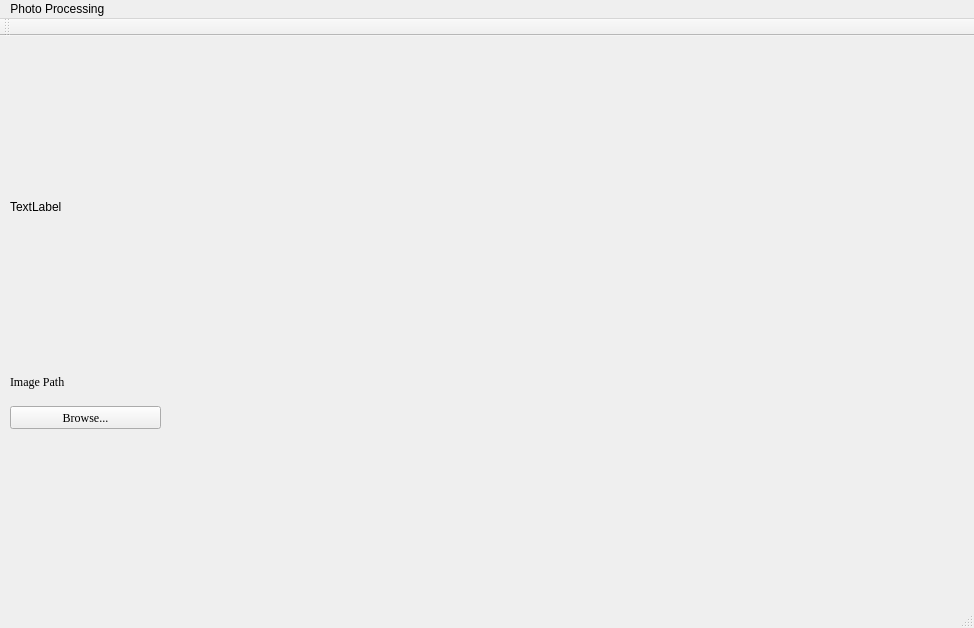
<?xml version="1.0" encoding="UTF-8"?>
<ui version="4.0">
 <class>MainWindow</class>
 <widget class="QMainWindow" name="MainWindow">
  <property name="geometry">
   <rect>
    <x>0</x>
    <y>0</y>
    <width>974</width>
    <height>628</height>
   </rect>
  </property>
  <property name="windowTitle">
   <string>MainWindow</string>
  </property>
  <widget class="QWidget" name="centralWidget">
   <widget class="QLabel" name="label">
    <property name="geometry">
     <rect>
      <x>10</x>
      <y>10</y>
      <width>691</width>
      <height>321</height>
     </rect>
    </property>
    <property name="text">
     <string>TextLabel</string>
    </property>
   </widget>
   <widget class="QLabel" name="label_2">
    <property name="geometry">
     <rect>
      <x>10</x>
      <y>330</y>
      <width>231</width>
      <height>31</height>
     </rect>
    </property>
    <property name="font">
     <font>
      <family>Georgia</family>
     </font>
    </property>
    <property name="text">
     <string>Image Path</string>
    </property>
    <property name="alignment">
     <set>Qt::AlignLeading|Qt::AlignLeft|Qt::AlignVCenter</set>
    </property>
   </widget>
   <widget class="QPushButton" name="pushButton">
    <property name="geometry">
     <rect>
      <x>10</x>
      <y>370</y>
      <width>151</width>
      <height>23</height>
     </rect>
    </property>
    <property name="font">
     <font>
      <family>Georgia</family>
     </font>
    </property>
    <property name="text">
     <string>Browse...</string>
    </property>
   </widget>
  </widget>
  <widget class="QMenuBar" name="menuBar">
   <property name="geometry">
    <rect>
     <x>0</x>
     <y>0</y>
     <width>974</width>
     <height>21</height>
    </rect>
   </property>
   <widget class="QMenu" name="menuPhoto_Processing">
    <property name="title">
     <string>Photo Processing </string>
    </property>
   </widget>
   <addaction name="menuPhoto_Processing"/>
  </widget>
  <widget class="QToolBar" name="mainToolBar">
   <attribute name="toolBarArea">
    <enum>TopToolBarArea</enum>
   </attribute>
   <attribute name="toolBarBreak">
    <bool>false</bool>
   </attribute>
  </widget>
  <widget class="QStatusBar" name="statusBar"/>
 </widget>
 <layoutdefault spacing="6" margin="11"/>
 <resources/>
 <connections/>
</ui>
